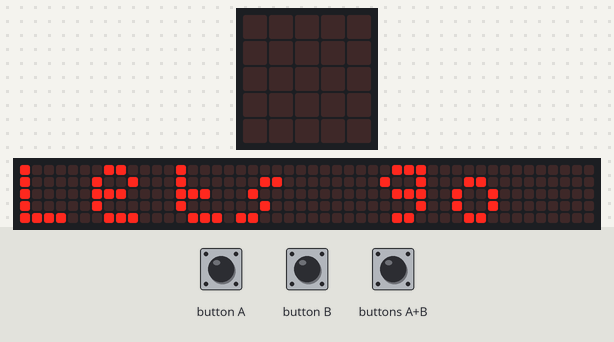
Simulated run of this program. Board: BBC micro:bit (MakeCode). On the bench: the board's 5×5 LED display, a strip that is not on the board, showing the scrolling text unrolled. Inputs (shaded band) come from the test bench. The 48×5 strip is a reading aid, not a part: it shows the text the display is scrolling, unrolled, one strip-width of it at a time.

Above: at 4.1 s.
At 10.2 s:
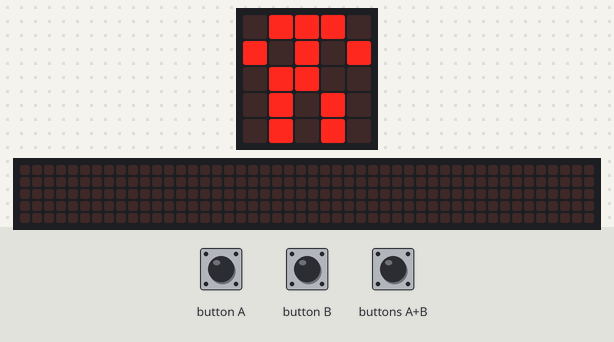
10.3 s: button A pressed for 0.15 s
At 10.86 s:
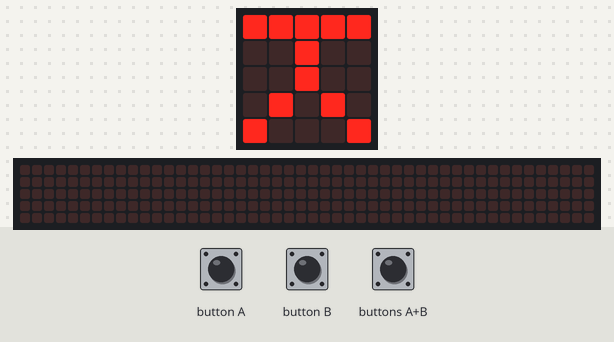
12.5 s: button B pressed for 0.15 s
At 12.92 s:
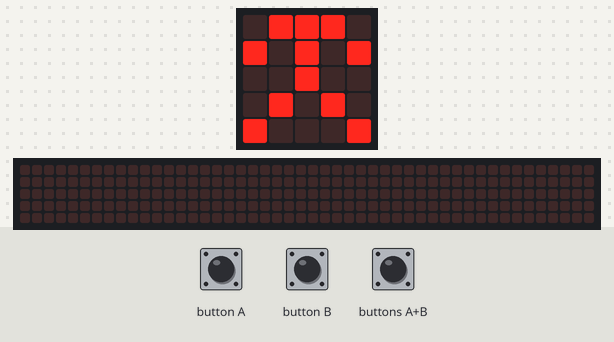
14.6 s: buttons A+B pressed for 0.15 s
At 14.98 s:
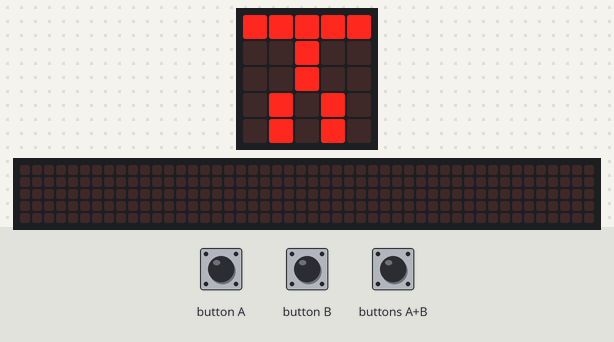
Timing chart, 0 to 17.6 s (numbered marks = the images above; inputs shaded):
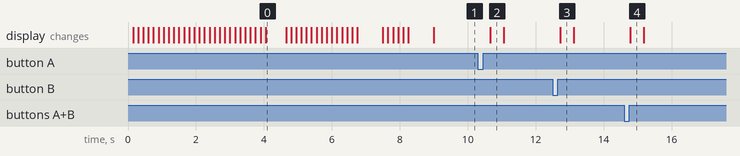

Measured:
- after the input at 10.3 s, the display: changes after 0.36 s (image 2)
- after the input at 12.5 s, the display: changes after 0.22 s (image 3)
- after the input at 14.6 s, the display: changes after 0.18 s (image 4)
- what the display in image 0 shows lasts 0.6 s, from 4.1 s to 4.7 s
- what the display in image 2 shows lasts 0.4 s, from 10.7 s to 11.1 s

The program:

main.ts
```typescript
input.onButtonPressed(Button.A, function () {
    basic.showLeds(`
        # # # # #
        . . # . .
        . . # . .
        . # . # .
        # . . . #
        `)
})
input.onButtonPressed(Button.AB, function () {
    basic.showLeds(`
        # # # # #
        . . # . .
        . . # . .
        . # . # .
        . # . # .
        `)
})
input.onButtonPressed(Button.B, function () {
    basic.showLeds(`
        . # # # .
        # . # . #
        . . # . .
        . # . # .
        # . . . #
        `)
})
basic.showString("Lets go !")
basic.forever(function () {
    basic.showLeds(`
        . # # # .
        # . # . #
        . # # . .
        . # . # .
        . # . # .
        `)
})
```

test.ts
```typescript
// Hier kann man Tests durchführen; diese Datei wird nicht kompiliert, wenn dieses Paket als Erweiterung verwendet wird.
```
